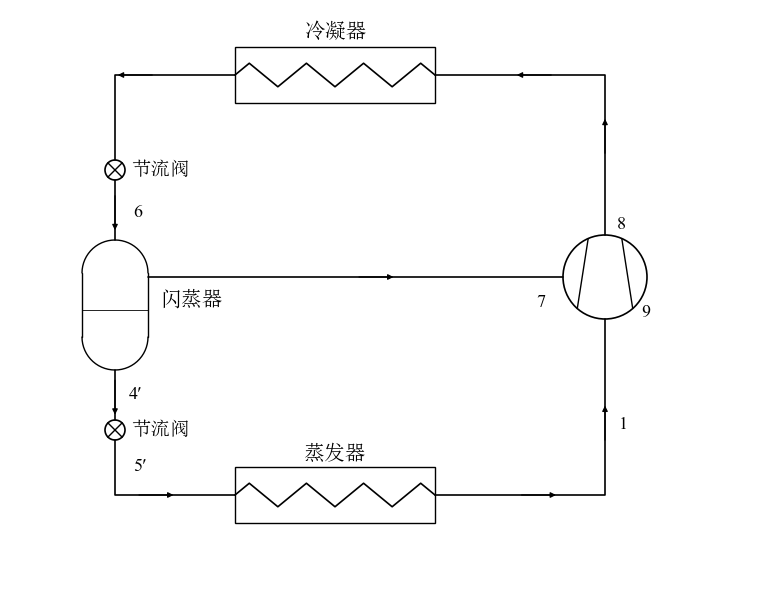

This chart was generated by the following Python code:
# -*- coding: utf-8 -*-
"""示例:FTVI 闪发罐喷气增焓系统图 —— 参考图复刻(黑白线稿)。

回路:压缩机排气 → 冷凝器 → 电子膨胀阀 → 闪发罐顶部进液(状态 6);
      闪发罐液相(底部,状态 4') → 电子膨胀阀 → 蒸发器(状态 5')
      → 压缩机吸气口(状态 1);
      闪发罐气相(上侧) → 压缩机补气口(状态 7)。
节流元件用圆X电子膨胀阀图元;随线箭头指示流向,
状态点 1/4'/5'/6/7/8/9 按参考图标注。坐标 1 单位 = 1 像素,y 向下。
"""
import os
import sys

sys.path.insert(0, os.path.dirname(os.path.dirname(os.path.abspath(__file__))))

from rrplot import Diagram, use_font
from rrplot.parts import (
    make_compressor,
    make_expansion_valve_x,
    make_heat_exchanger,
    make_vessel,
)

use_font()

d = Diagram(width=760, height=580)

# ===================== 部件 =====================
cond = d.add(make_heat_exchanger(200, 56, shape="rect_zigzag7",
                                 name="冷凝器"), None, loc=(330, 70))
evap = d.add(make_heat_exchanger(200, 56, shape="rect_zigzag7",
                                 name="蒸发器"), None, loc=(330, 490))
tank = d.add(make_vessel(w=66, h=130, liquid=0.42), None, loc=(110, 300))
comp = d.add(make_compressor(r=42, style="圆形"), None, loc=(600, 272))
xv1 = d.add(make_expansion_valve_x(orient="v"), None, loc=(110, 165))
xv2 = d.add(make_expansion_valve_x(orient="v"), None, loc=(110, 425))

# ===================== 标题与状态点 =====================
d.text(330, 28, "冷凝器", size=15)
d.text(330, 450, "蒸发器", size=15)
d.text(155, 296, "闪蒸器", size=15, ha="left")
d.text(126, 165, "节流阀", size=14, ha="left")
d.text(126, 425, "节流阀", size=14, ha="left")
d.text(128, 208, "6", size=13, ha="left")
d.text(124, 390, "4′", size=13, ha="left")
d.text(128, 462, "5′", size=13, ha="left")
d.text(614, 420, "1", size=13, ha="left")
d.text(612, 220, "8", size=13, ha="left")
d.text(636, 308, "9", size=13, ha="left")
d.text(540, 298, "7", size=13, ha="right")

# ===================== 管路 =====================
# 排气:压缩机顶部 → 冷凝器右口(状态 2)
d.pipe(comp["top"], cond["right"], via=[(600, 70)], head_at=(0.3, 0.7))
# 冷凝器左口 → 电子膨胀阀 → 闪发罐顶部进液(状态 6)
d.pipe(cond["left"], xv1["in"], via=[(110, 70)])
d.pipe(xv1["out"], tank["top"])
# 液相:闪发罐底部 → 电子膨胀阀 → 蒸发器左口(状态 4' → 5')
d.pipe(tank["bottom"], xv2["in"])
d.pipe(xv2["out"], evap["left"], via=[(110, 490)])
# 吸气:蒸发器右口 → 压缩机底部吸气口(状态 1)
d.pipe(evap["right"], comp["bottom"], via=[(600, 490)], head_at=(0.3, 0.7))
# 补气:闪发罐气相出口 → 压缩机左侧补气口(状态 7)
d.pipe(tank["vapor"], comp["left"])

out = os.path.join(os.path.dirname(os.path.abspath(__file__)),
                   "ftvi_cycle.png")
d.save(out, out.replace(".png", ".svg"))
print("已生成:", out)
